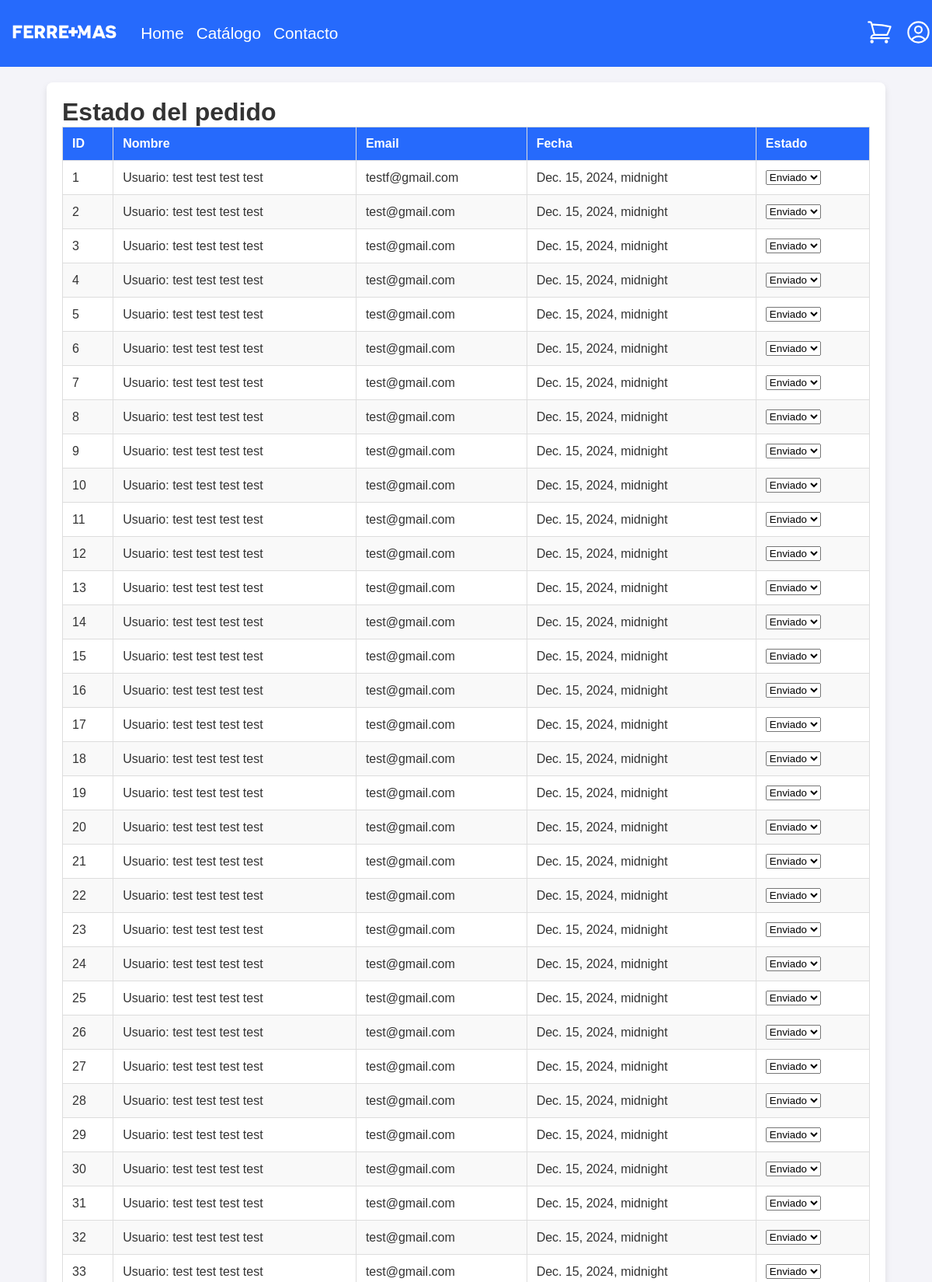
Page /est (upper part) on the committed database.
### ferremas/models.py (models this page shows, shortened)
class Pedido(models.Model):
    idPedido = models.AutoField(primary_key=True, db_column="idPedido")
    usuario = models.ForeignKey("Usuario", on_delete=models.CASCADE, db_column="rutUsuario")
    fecha = models.DateTimeField()
    direccion = models.CharField(max_length=100)
    telefono = models.CharField(max_length=20)
    correo = models.CharField(max_length=100)
    total = models.FloatField()
    estado = models.ForeignKey("EstadoPedido", on_delete=models.CASCADE, db_column="idEstado")

class Usuario(models.Model):
    rutUsuario = models.CharField(primary_key=True, max_length=12, db_column="rutUsuario")
    correo = models.OneToOneField(User, on_delete=models.CASCADE)
    pnombre = models.CharField(max_length=100)
    snombre = models.CharField(max_length=100)
    appaterno = models.CharField(max_length=100)
    apmaterno = models.CharField(max_length=100)
    telefono = models.CharField(max_length=20)
    divisa = models.CharField(max_length=100)
    terminos = models.BooleanField(default=False)
    creacion = models.DateTimeField(auto_now_add=True)
    tipoUsuario = models.ForeignKey("TipoUsuario", on_delete=models.CASCADE, db_column="idTipoUsuario")
    def __str__(self):
        return f"Usuario: {self.pnombre} {self.snombre} {self.appaterno} {self.apmaterno}"

class EstadoPedido(models.Model):
    idEstado = models.CharField(primary_key=True, db_column="idEstado", max_length=10)
    descripcion = models.CharField(max_length=100)

### ferremas/viewsA.py (the view, shortened to what this page needs)
def estadoPedido(request):
    pedidos = Pedido.objects.all()
    estados = EstadoPedido.objects.all()
    context = {
        "pedidos": pedidos,
        "estados": estados,
    }
    return render(request, "pages/estadoPedido.html", context)

### ferremas/templates/pages/estadoPedido.html (shortened to what this page needs)
<!DOCTYPE html>
<html lang="en">
  <head>
    {% load static %}
    <link rel="stylesheet" href="{% static 'css/Estado.css' %}" />
  </head>
  <body>
    {% include "base/header.html" %}
    <main class="main-content">
      <h1>Estado del pedido</h1>
      <section class="table-section">
        <div class="table-container">
            <form action="{% url 'estadoPedido' %}" method="POST">
            <table class="table-content">
                <thead>
                <tr>
                    <th>ID</th>
                    <th>Nombre</th>
                    <th>Email</th>
                    <th>Fecha</th>
                    <th>Estado</th>
                </tr>
                </thead>
                <tbody>
                {% for pedido in pedidos %}
                <tr>
                    <td>{{ pedido.idPedido }}</td>
                    <td>{{ pedido.usuario }}</td>
                    <td>{{ pedido.correo }}</td>
                    <td>{{ pedido.fecha }}</td>
                    <td>
                        <select name="estado_{{ pedido.idPedido }}">
                            {% for estado in estados %}
                            <option value="{{ estado.idEstado }}" {% if pedido.estado.idEstado == estado.idEstado %}selected{% endif %}>
                                {{ estado.descripcion }}
                            </option>
                        {% endfor %}
                    </select>
                    </td>
                </tr>
                {% endfor %}
                </tbody>
            </table>
            </form>
        </div>
      </section>
    </main>
    {% include "base/footer.html" %}
  </body>
</html>

### ferremas/templates/base/header.html (shortened to what this page needs)
{% load static %}
<link rel="stylesheet" href="{% static 'css/header.css' %}" />
<header>
  <nav>
    <div>
      <section class="container-logo">
        <a href="{% url 'index' %}">
          <img src="{%static 'assets/logotipo.png' %}" alt="Logo" />
        </a>
      </section>
      <section class="container-cat">
        <ul>
          <li>
            <a href="{% url 'index' %}">Home</a>
          </li>
          <li>
            <a href="{% url 'catalogo' %}">Catálogo</a>
          </li>
          <li>
            <a href="{% url 'contacto' %}">Contacto</a>
          </li>
        </ul>
      </section>
      <section class="container-icon">
        <span
          onclick="desplegar()"
          class="material-symbols-outlined carro"
          data-bs-toggle="offcanvas"
          data-bs-target="#offcanvasRight"
          aria-controls="offcanvasRight"
          style="color: white; cursor: pointer;"
          ></span>
        <a href="{% url 'login' %}"
          ></a>
      </section>
    </div>
  </nav>
</header>

### ferremas/templates/base/footer.html (shortened to what this page needs)
{% load static %}
<link rel="stylesheet" href="{% static 'css/footer.css' %}" />

### ferremas/static/css/estado.css (style rules this page uses)
body { font-family: Helvetica, Arial, sans-serif; margin: 0; padding: 0; background-color: #f4f4f9; color: #333; }
.main-content { width: 90%; max-width: 1200px; margin: 20px auto; padding: 20px; background-color: #fff; border-radius: 8px; box-shadow: 0 4px 8px rgba(0, 0, 0, 0.1); }
.table-section { overflow-x: auto; }
.table-container { width: 100%; }
.table-content { width: 100%; border-collapse: collapse; text-align: left; }
.table-content th, .table-content td { padding: 12px; border: 1px solid #ddd; }
.table-content th { background-color: #266afc; color: #fff; font-weight: bold; }
.table-content tbody tr:nth-child(even) { background-color: #f9f9f9; }

### ferremas/static/css/header.css (style rules this page uses)
* { margin: 0; padding: 0; box-sizing: border-box; }
header { font-family: Helvetica, Arial, sans-serif; width: 100%; background-color: #266afc; padding: 1rem 0; }
nav div { display: flex; align-items: center; max-width: 1200px; margin: 0 auto; }
.container-logo img { height: 50px; }
.container-cat ul { display: flex; gap: 1rem; list-style: none; padding-left: 15px; }
.container-cat ul li a { color: #ffffff; text-decoration: none; font-size: 1.3rem; transition: opacity 0.3s ease; }
.container-icon { margin-left: auto; display: flex; gap: 15px; }
.container-icon a { color: #ffffff; transition: opacity 0.3s ease; }
.container-icon svg { width: 35px; }

### rows in the picture
Pedido: idPedido "1", usuario "Usuario: test test test test", correo "testf@gmail.com", fecha "Dec. 15, 2024, midnight", idEstado+idPedido "Enviado"
Pedido: idPedido "2", usuario "Usuario: test test test test", correo "test@gmail.com", fecha "Dec. 15, 2024, midnight", idEstado+idPedido "Enviado"
Pedido: idPedido "3", usuario "Usuario: test test test test", correo "test@gmail.com", fecha "Dec. 15, 2024, midnight", idEstado+idPedido "Enviado"
Pedido: idPedido "4", usuario "Usuario: test test test test", correo "test@gmail.com", fecha "Dec. 15, 2024, midnight", idEstado+idPedido "Enviado"
Pedido: idPedido "5", usuario "Usuario: test test test test", correo "test@gmail.com", fecha "Dec. 15, 2024, midnight", idEstado+idPedido "Enviado"
Pedido: idPedido "6", usuario "Usuario: test test test test", correo "test@gmail.com", fecha "Dec. 15, 2024, midnight", idEstado+idPedido "Enviado"
Pedido: idPedido "7", usuario "Usuario: test test test test", correo "test@gmail.com", fecha "Dec. 15, 2024, midnight", idEstado+idPedido "Enviado"
Pedido: idPedido "8", usuario "Usuario: test test test test", correo "test@gmail.com", fecha "Dec. 15, 2024, midnight", idEstado+idPedido "Enviado"
Pedido: idPedido "9", usuario "Usuario: test test test test", correo "test@gmail.com", fecha "Dec. 15, 2024, midnight", idEstado+idPedido "Enviado"
Pedido: idPedido "10", usuario "Usuario: test test test test", correo "test@gmail.com", fecha "Dec. 15, 2024, midnight", idEstado+idPedido "Enviado"
Pedido: idPedido "11", usuario "Usuario: test test test test", correo "test@gmail.com", fecha "Dec. 15, 2024, midnight", idEstado+idPedido "Enviado"
Pedido: idPedido "12", usuario "Usuario: test test test test", correo "test@gmail.com", fecha "Dec. 15, 2024, midnight", idEstado+idPedido "Enviado"
Pedido: idPedido "13", usuario "Usuario: test test test test", correo "test@gmail.com", fecha "Dec. 15, 2024, midnight", idEstado+idPedido "Enviado"
Pedido: idPedido "14", usuario "Usuario: test test test test", correo "test@gmail.com", fecha "Dec. 15, 2024, midnight", idEstado+idPedido "Enviado"
Pedido: idPedido "15", usuario "Usuario: test test test test", correo "test@gmail.com", fecha "Dec. 15, 2024, midnight", idEstado+idPedido "Enviado"
Pedido: idPedido "16", usuario "Usuario: test test test test", correo "test@gmail.com", fecha "Dec. 15, 2024, midnight", idEstado+idPedido "Enviado"
Pedido: idPedido "17", usuario "Usuario: test test test test", correo "test@gmail.com", fecha "Dec. 15, 2024, midnight", idEstado+idPedido "Enviado"
Pedido: idPedido "18", usuario "Usuario: test test test test", correo "test@gmail.com", fecha "Dec. 15, 2024, midnight", idEstado+idPedido "Enviado"
Pedido: idPedido "19", usuario "Usuario: test test test test", correo "test@gmail.com", fecha "Dec. 15, 2024, midnight", idEstado+idPedido "Enviado"
Pedido: idPedido "20", usuario "Usuario: test test test test", correo "test@gmail.com", fecha "Dec. 15, 2024, midnight", idEstado+idPedido "Enviado"
Pedido: idPedido "21", usuario "Usuario: test test test test", correo "test@gmail.com", fecha "Dec. 15, 2024, midnight", idEstado+idPedido "Enviado"
Pedido: idPedido "22", usuario "Usuario: test test test test", correo "test@gmail.com", fecha "Dec. 15, 2024, midnight", idEstado+idPedido "Enviado"
Pedido: idPedido "23", usuario "Usuario: test test test test", correo "test@gmail.com", fecha "Dec. 15, 2024, midnight", idEstado+idPedido "Enviado"
Pedido: idPedido "24", usuario "Usuario: test test test test", correo "test@gmail.com", fecha "Dec. 15, 2024, midnight", idEstado+idPedido "Enviado"
Pedido: idPedido "25", usuario "Usuario: test test test test", correo "test@gmail.com", fecha "Dec. 15, 2024, midnight", idEstado+idPedido "Enviado"
Pedido: idPedido "26", usuario "Usuario: test test test test", correo "test@gmail.com", fecha "Dec. 15, 2024, midnight", idEstado+idPedido "Enviado"
Pedido: idPedido "27", usuario "Usuario: test test test test", correo "test@gmail.com", fecha "Dec. 15, 2024, midnight", idEstado+idPedido "Enviado"
Pedido: idPedido "28", usuario "Usuario: test test test test", correo "test@gmail.com", fecha "Dec. 15, 2024, midnight", idEstado+idPedido "Enviado"
Pedido: idPedido "29", usuario "Usuario: test test test test", correo "test@gmail.com", fecha "Dec. 15, 2024, midnight", idEstado+idPedido "Enviado"
Pedido: idPedido "30", usuario "Usuario: test test test test", correo "test@gmail.com", fecha "Dec. 15, 2024, midnight", idEstado+idPedido "Enviado"
Pedido: idPedido "31", usuario "Usuario: test test test test", correo "test@gmail.com", fecha "Dec. 15, 2024, midnight", idEstado+idPedido "Enviado"
Pedido: idPedido "32", usuario "Usuario: test test test test", correo "test@gmail.com", fecha "Dec. 15, 2024, midnight", idEstado+idPedido "Enviado"
Pedido: idPedido "33", usuario "Usuario: test test test test", correo "test@gmail.com", fecha "Dec. 15, 2024, midnight", idEstado+idPedido "Enviado"
